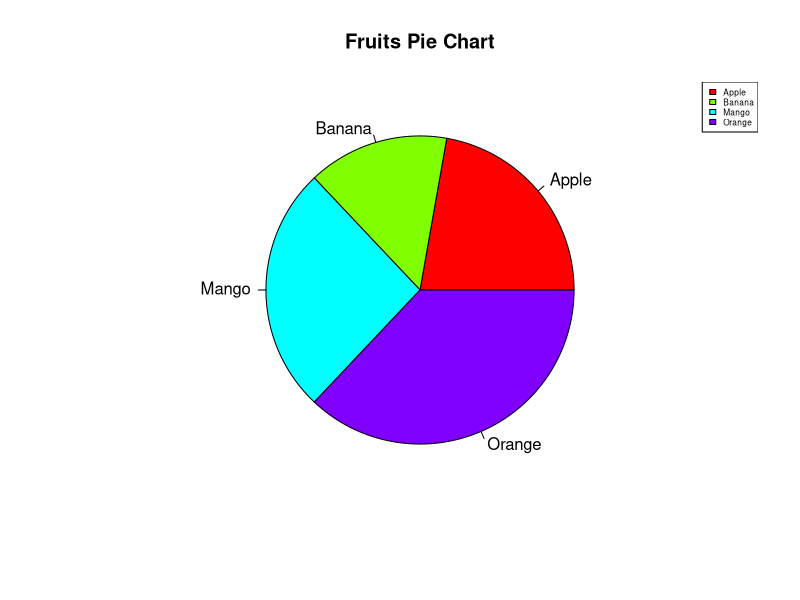
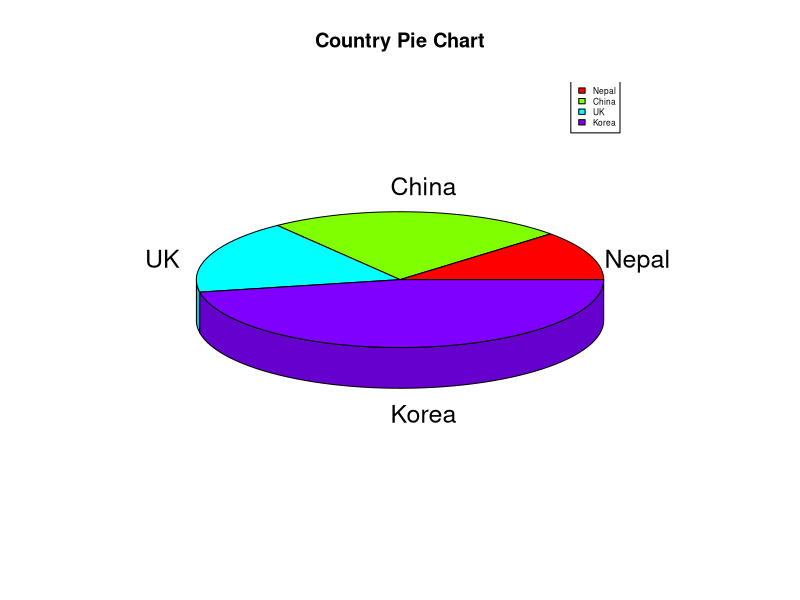
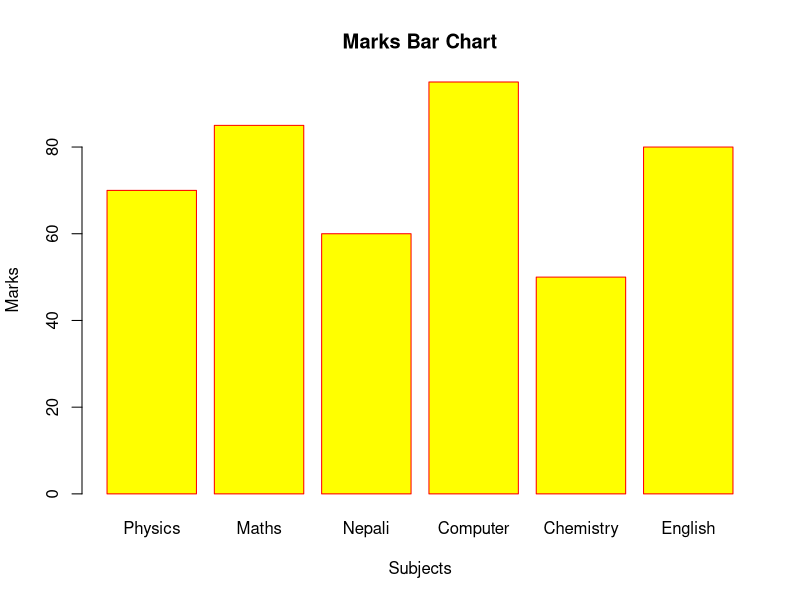
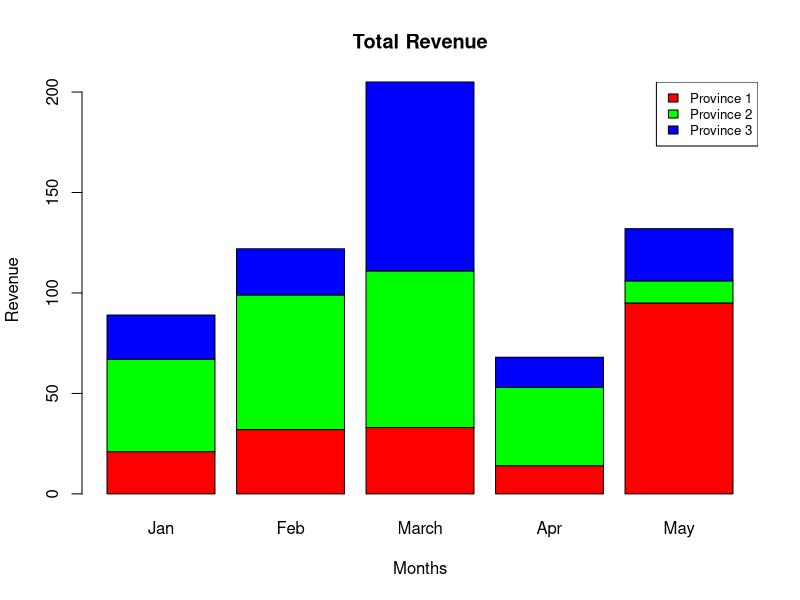

Write R code to recreate these figures, in order.
# DATA VISUALIZATION IN R

# 1. PIE CHARTS
# A pie chart is a circular chart divided into slices to illustrate numerical proportions.
# The `pie()` function is used to create a pie chart using positive numeric vectors.

# Basic Pie Chart
x <- c(30, 20, 35, 50)
labels <- c("Apple", "Banana", "Mango", "Orange")
pie(x, labels, main = "Fruits Pie Chart", col = rainbow(length(x)))  # Create pie chart with rainbow colors

# Adding Legend
legend("topright", labels, cex = 0.5, fill = rainbow(length(x)))

# 3D Pie Chart
# To create a 3D pie chart, we use the plotrix package
install.packages("plotrix")  # Install plotrix if not already installed
library(plotrix)  # Load the plotrix library

x1 <- c(50, 100, 75, 200)
labels1 <- c("Nepal", "China", "UK", "Korea")
pie3D(x = x1, labels = labels1, main = "Country Pie Chart", col = rainbow(length(x1)))
legend("topright", labels1, cex = 0.5, fill = rainbow(length(x1)))


# 2. BAR CHARTS
# A bar chart is used to represent categorical data with rectangular bars.
# The height of each bar is proportional to the value it represents.

# Simple Bar Chart
marks <- c(70, 85, 60, 95, 50, 80)
subjects <- c("Physics", "Maths", "Nepali", "Computer", "Chemistry", "English")
barplot(marks, names.arg = subjects, xlab = "Subjects", ylab = "Marks", 
        main = "Marks Bar Chart", col = "yellow", border = "red")

# Grouped Bar Chart (Multiple Bars)
months <- c("Jan", "Feb", "March", "Apr", "May")
regions <- c("Province 1", "Province 2", "Province 3")
val <- matrix(c(21, 32, 33, 14, 95, 
                46, 67, 78, 39, 11, 
                22, 23, 94, 15, 26), 
              nrow = 3, ncol = 5, byrow = TRUE)

barplot(val, names.arg = months, xlab = "Months", ylab = "Revenue", 
        main = "Total Revenue", col = rainbow(length(regions)))
legend("topright", regions, cex = 0.8, fill = rainbow(length(regions)))

